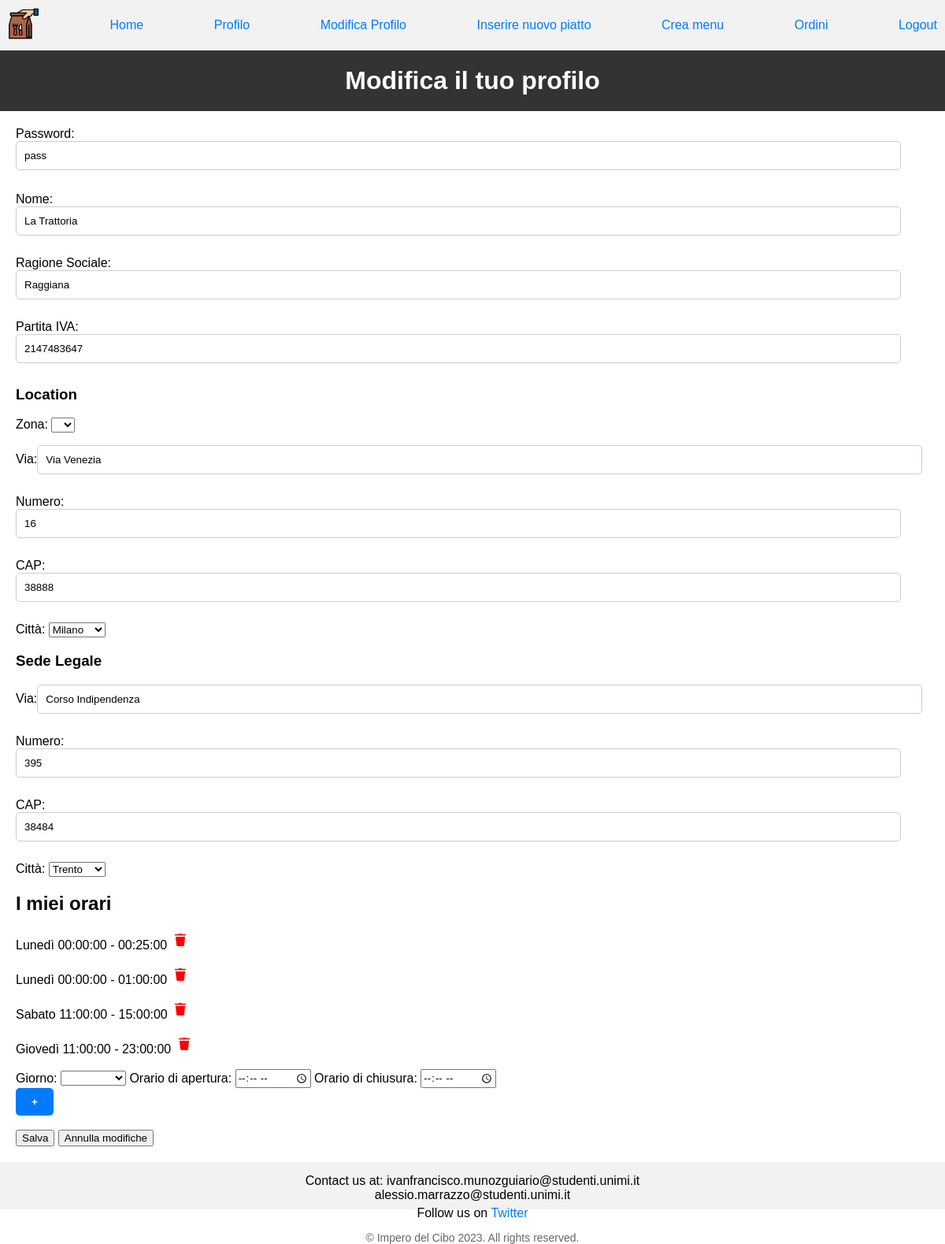
/applicativo/frontend/modificaprofilo_ristorante.php (signed in), run on an earlier commit of the app's database.
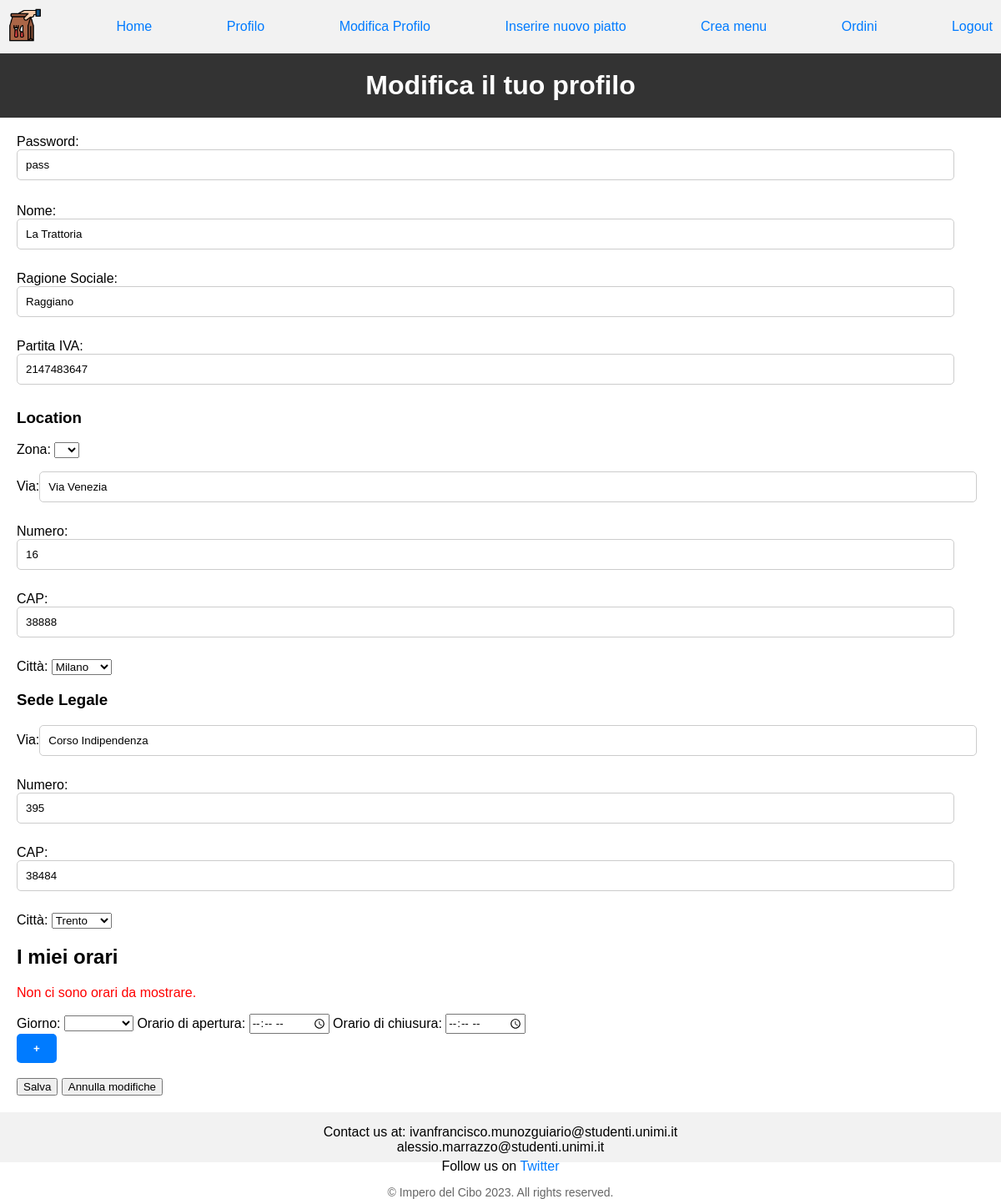
And on a later commit of the database.
### tables this page shows
CREATE TABLE `ristorante` (
  `mail` varchar(40) NOT NULL,
  `password` varchar(30) NOT NULL,
  `partitaiva` varchar(11) NOT NULL,
  `nome` varchar(30) NOT NULL,
  `ragsoc` char(20) NOT NULL,
  `location` int(11) NOT NULL,
  `sedelegale` int(11) NOT NULL
);

CREATE TABLE `turno` (
  `id` int(11) NOT NULL,
  `giorno` enum('Lunedì','Martedì','Mercoledì','Giovedì','Venerdì','Sabato','Domenica') NOT NULL,
  `orainizio` time NOT NULL,
  `orafine` time NOT NULL
);

CREATE TABLE `indirizzo` (
  `id` int(11) NOT NULL,
  `via` char(25) NOT NULL,
  `numero` varchar(3) NOT NULL,
  `cap` varchar(5) NOT NULL,
  `citta` enum('Milano','Roma','Palermo','Torino','Cagliari','Trento') NOT NULL
);

### applicativo/backend/display_risto_info.php (called while the page is built, shortened)
<?php
include("../common/connessione.php");
if (!isset($_SESSION["utente"])) {
    header("Location: ../index.html");
} else {
    $mail = $_SESSION["utente"];
    $sql = "SELECT ristorante.*, indirizzo.*, sedelegale.via AS viasl, sedelegale.numero AS numerosl, sedelegale.cap AS capsl, sedelegale.citta AS cittasl
            FROM ristorante INNER JOIN indirizzo ON ristorante.location = indirizzo.id
            LEFT JOIN indirizzo AS sedelegale ON ristorante.sedelegale = sedelegale.id
            WHERE ristorante.mail = '$mail';";
    $risultato = $conn->query($sql);
    if ($risultato->num_rows > 0) {
        $row = $risultato->fetch_assoc();
    } else {
        echo "Non è stato trovato alcun record associato alla email";
    }
}
?>

### applicativo/frontend/modificaprofilo_ristorante.php (the view, shortened to what the changed rows need)
<!DOCTYPE html>
<html>
    <head>
        <link rel="stylesheet" type="text/css" href="../css/stile.css">
    </head>
    <body>
	    <?php include ("../common/navbar_ristorante.php");
        include("../backend/display_risto_info.php");
        ?>
	    <h1>Modifica il tuo profilo</h1>
	    <section class="page-content">
	        <form method="POST" action="../backend/modificaprofilo_ris.php">
		        <label for="password">Password:</label>
                <input type="text" value="<?php echo $row['password']; ?>" name="password" maxlength="30" required>
                <br><br>
		        <label for="nome">Nome:</label>
                <input type="text" value="<?php echo $row['nome']; ?>" name="nome" maxlength="30" required>
		        <p><label>Ragione Sociale:</label><input type="text" value="<?php echo $row['ragsoc']; ?>" name="ragsoc" maxlength="20" requiired></p>
		        <p><label>Partita IVA:</label><input type="text" inputmode="numeric" value="<?php echo $row['partitaiva']; ?>" name="partitaiva" minlength="11" maxlength="11" size="11"
		        onkeypress="return (event.charCode !=8 && event.charCode ==0 || (event.charCode >= 48 && event.charCode <= 57))" required></p>
	            <h3>Location</h3>
	            <label for="zona">Zona: </label>
                <select id="zona" name="zona" required>
                <option disabled selected value></option>
                <option value="1" <?php echo ($row["zona"] == "1") ? "selected" : "";?>>1</option>
                </select>
		        <p><label>Via:</label><input type="text" value="<?php echo $row['via']; ?>" name="via" maxlength="25" required></p>
		        <p><label>Numero:</label><input type="text" value="<?php echo $row['numero']; ?>" name="numero" maxlength="3" size="3"
		        onkeypress="return (event.charCode !=8 && event.charCode ==0 || (event.charCode >= 48 && event.charCode <= 57))" required></p>
		        <p><label>CAP:</label><input type="text" value="<?php echo $row['cap']; ?>" name="cap" minlength="5" maxlength="5" size="5"
		        onkeypress="return (event.charCode !=8 && event.charCode ==0 || (event.charCode >= 48 && event.charCode <= 57))" required></p>
		        <label for="citta">Città: </label>
                <select id="citta" name="citta" required>
                    <option value="milano" <?php echo ($row["citta"] == "Milano") ? "selected" : "";?>>Milano</option>
                </select>
	            <h3>Sede Legale</h3>
		        <p><label>Via:</label><input type="text" value="<?php echo $row['viasl']; ?>" name="viasl" maxlength="25" required></p>
		        <p><label>Numero:</label><input type="text" inputmode="numeric" value="<?php echo $row['numerosl']; ?>" name="numerosl" maxlength="3" size="3"
		        onkeypress="return (event.charCode !=8 && event.charCode ==0 || (event.charCode >= 48 && event.charCode <= 57))" required></p>
		        <p><label>CAP:</label><input type="text" inputmode="numeric" value="<?php echo $row['capsl']; ?>" name="capsl" minlength="5" maxlength="5" size="5"
		        onkeypress="return (event.charCode !=8 && event.charCode ==0 || (event.charCode >= 48 && event.charCode <= 57))" required></p>
		        <label for="cittasl">Città: </label>
                <select id="citta_sedelegale" name="cittasl" required>
                    <option value="trento" <?php echo ($row["cittasl"] == "Trento") ? "selected" : "";?>>Trento</option>
                </select>
		        <div class="tab" id="orari">
                    <h2>I miei orari</h2>
                    <div class="orariRist">
                        <?php
                        $tabella = "rlavorasu";
                        include("../backend/visualizza_orari2.php");
                        ?>
                    </div>
                        <div id="dynamicFieldContainer">
                        </div>
                    <button type="button" onclick="aggiungiCampo()">+</button>
                </div>
                <br>
		        <input type="submit" name="submit" value="Salva">
                <span><input type="reset" value="Annulla modifiche">
		    </form>
	    </section>
    </body>
</html>

### applicativo/backend/visualizza_orari2.php
<?php
$sql = "SELECT giorno, orainizio, orafine
        FROM  turno
        WHERE id IN (
            SELECT turno
            FROM $tabella
            WHERE mail = '$mail');";
$risultato = $conn->query($sql);
if ($risultato->num_rows > 0) {
    while($row = $risultato->fetch_assoc()) {
        echo "<p id=\"" . $row['giorno'] . $row['orainizio'] . $row['orafine'] . "\">" . $row['giorno'] . "   " . $row['orainizio'] . " - " . $row['orafine'] . " ";
        echo "<img src='../immagini/delete-icon2.png' onclick=\"eliminaOrari('{$row['giorno']}','{$row['orainizio']}', '{$row['orafine']}', '{$mail}', '{$tabella}')\"></img></p>";
    }
} else {
    echo "<p class=\"error\">Non ci sono orari da mostrare.</p>";
}
?>

What changed in the data, as far as the page shows it:
no longer on this page (row unchanged): turno: giorno "Lunedì", orainizio "00:00:00", orafine "00:25:00"
no longer on this page (row unchanged): turno: giorno "Lunedì", orainizio "00:00:00", orafine "01:00:00"
no longer on this page (row unchanged): turno: giorno "Sabato", orainizio "11:00:00", orafine "15:00:00"
no longer on this page (row unchanged): turno: giorno "Giovedì", orainizio "11:00:00", orafine "23:00:00"
changed ristorante "pass": ragsoc "Raggiana" → "Raggiano"
Also different on the page:
text now shown: "Non ci sono orari da mostrare."
